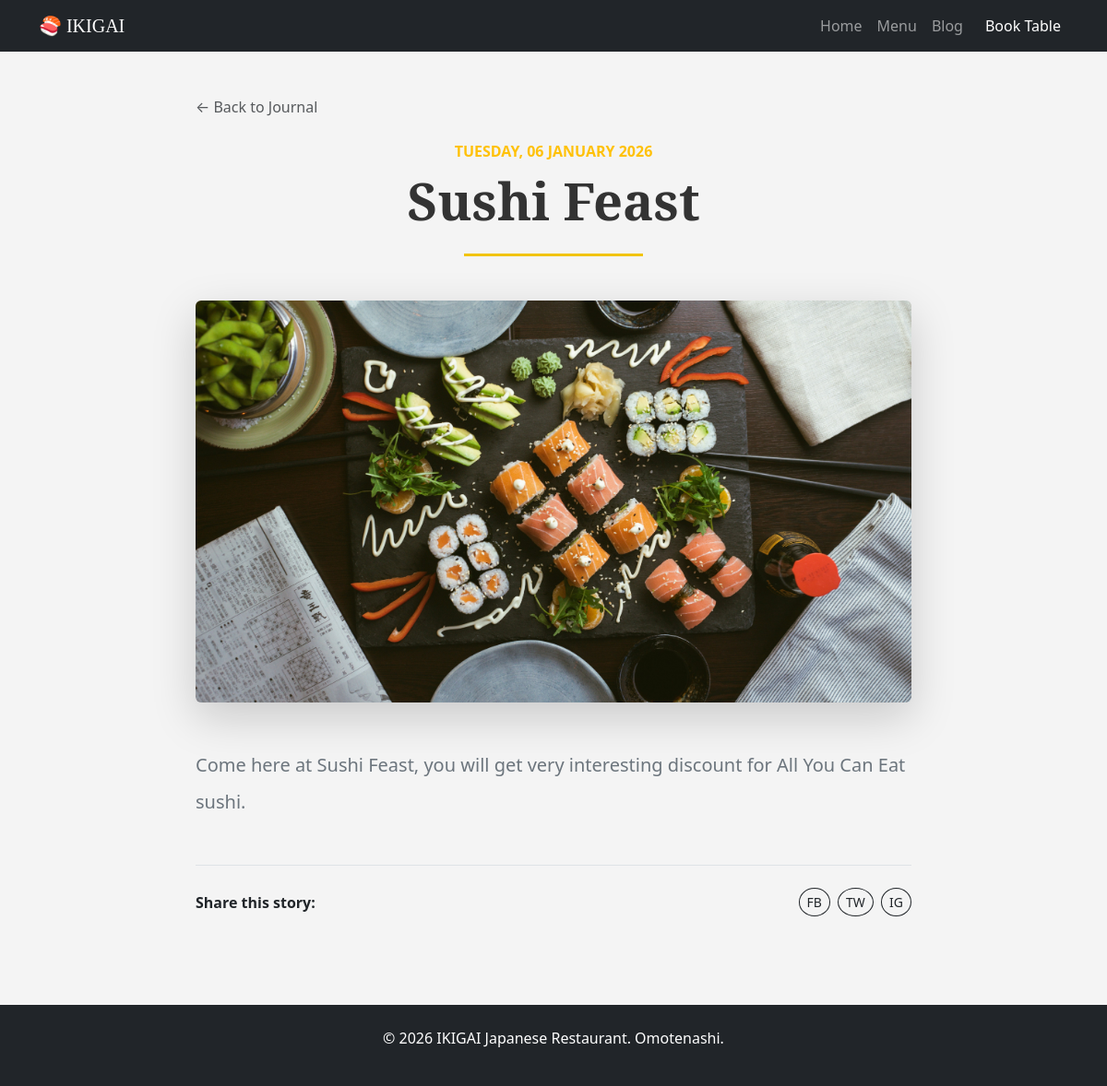
The page /blog/detail/2/ on the database its author committed.
### blog/models.py (models this page shows, shortened)
class Post(models.Model):
    title = models.CharField(max_length=200)
    content = models.TextField()
    image = models.ImageField(upload_to='blog_images/', blank=True, null=True)
    created_at = models.DateTimeField(auto_now_add=True)
    tag = models.CharField(max_length=100, blank=True)

### blog/views.py (the view)
# urls.py: path('detail/<int:pk>/', views.blog_detail, name="blog_detail"),
def blog_detail(request, pk):
    post = get_object_or_404(Post, pk=pk)
    return render(request, 'blog/blog_detail.html', {'post': post})

### blog/templates/blog/blog_detail.html
{% extends 'restaurant/base.html' %}
{% block content %}
<div class="container py-5" style="max-width: 800px;"> <a href="{% url 'blog_home' %}" class="text-decoration-none text-muted mb-4 d-inline-block">
        &larr; Back to Journal
    </a>
    <header class="mb-5 text-center">
        <span class="text-warning fw-bold text-uppercase">{{ post.created_at|date:"l, d F Y" }}</span>
        <h1 class="display-4 fw-bold mt-2 mb-4" style="font-family: 'Cinzel', serif; color: #333;">
            {{ post.title }}
        </h1>
        <hr class="w-25 mx-auto" style="border-top: 3px solid #f1c40f; opacity: 1;">
    </header>
    {% if post.image %}
    <div class="mb-5 shadow-lg rounded overflow-hidden" data-aos="zoom-in">
        <img src="{{ post.image.url }}" class="img-fluid w-100" alt="{{ post.title }}">
    </div>
    {% endif %}
    <article class="blog-content fs-5 lh-lg text-secondary">
        {{ post.content|linebreaks }}
    </article>
    <div class="mt-5 pt-4 border-top">
        <div class="d-flex justify-content-between align-items-center">
            <span class="fw-bold">Share this story:</span>
            <div>
                <button class="btn btn-sm btn-outline-dark rounded-circle me-1">FB</button>
                <button class="btn btn-sm btn-outline-dark rounded-circle me-1">TW</button>
                <button class="btn btn-sm btn-outline-dark rounded-circle">IG</button>
            </div>
        </div>
    </div>
</div>
{% endblock %}

### restaurant/static/restaurant/css/style.css (style rules this page uses)
body { background-color: #f4f4f4; }

### rows shown on the page
Post: created_at "TUESDAY, 06 JANUARY 2026", title "Sushi Feast", image (picture), content "Come here at Sushi Feast, you will get very interesting discount for All You Can Eat sushi."
